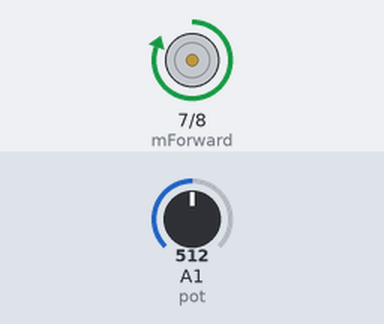
This sketch was run on a simulated Arduino Uno, built with avr-gcc and run on an emulated ATmega328P. Shown: motor-driver pin pairs drawn as motors (green arrow = first pin HIGH = forward, orange = second pin HIGH = backward, longer = more drive, scaled by the enable pin). The test bench sets the inputs (shaded band); at power-on: A1 (pot) = 512. What the sketch prints to the serial monitor is not drawn.

Above: at 2.5 s.
At 5.2 s:
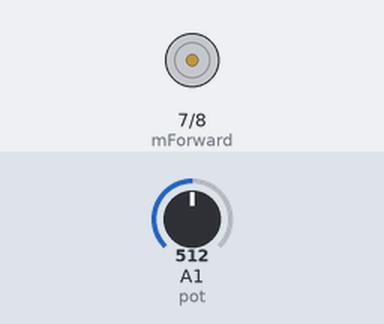
At 8.0 s:
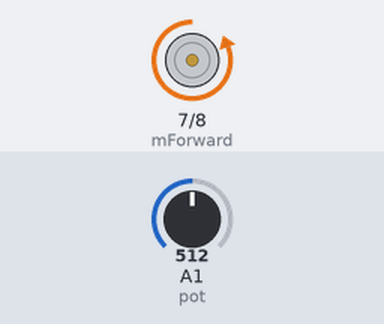
Timing chart, 0 to 14.3 s (numbered marks = the images above):
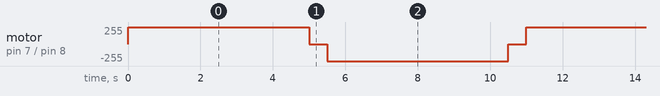

Measured:
- by itself, motor on pin 7 (mForward) / pin 8 (mBackward): repeats every 11.0 s: stopped 0.50 s, backward 255/255 5.0 s, stopped 0.50 s, forward 255/255 5.0 s

The sketch:

linear_actuator.ino
```cpp
int pwmPin = 9;
int mForward = 7;
int mBackward = 8;
int pot = A1;
int potValue = 0;


void forward_motion(void)
{
  analogWrite(pwmPin,500);
  digitalWrite(mForward,HIGH);
  digitalWrite(mBackward,LOW);
}

void backward_motion(void)
{
  analogWrite(pwmPin,500);
  digitalWrite(mForward,LOW);
  digitalWrite(mBackward,HIGH);
}

void brake(void){
  digitalWrite(mForward, HIGH);
  digitalWrite(mBackward, HIGH);
}
void setup()
{
  Serial.begin(9600);
  pinMode(pwmPin,OUTPUT);
  pinMode(mForward,OUTPUT);
  pinMode(mBackward,OUTPUT);
  pinMode(pot,INPUT);
}

void loop()
{
  forward_motion();
  delay(5000);
  brake();
  delay(500);
  backward_motion();
  delay(5000);
  brake();
  delay(500);

  potValue = analogRead(pot);
  Serial.println(potValue);
}
```
